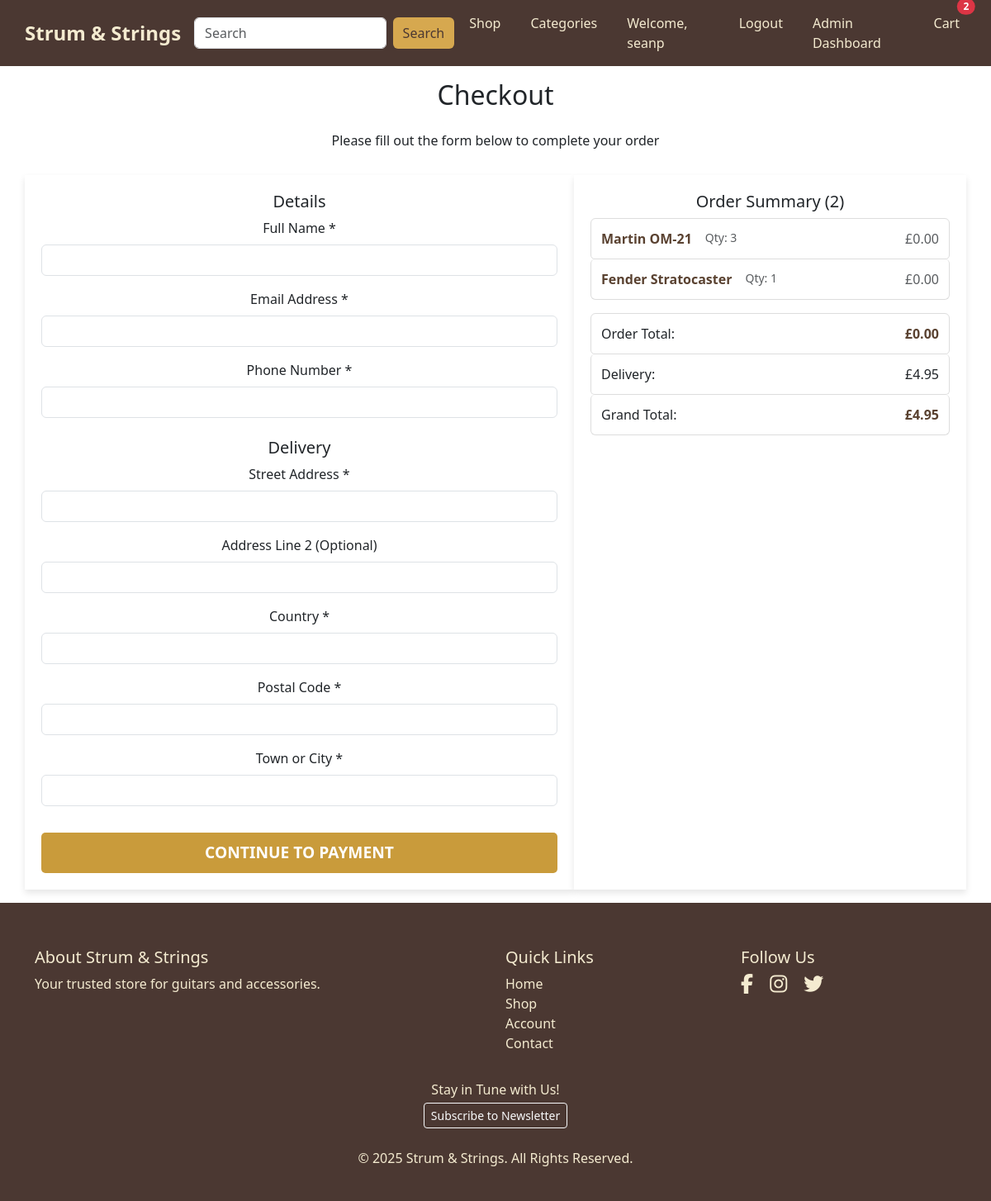
The page /cart/checkout/ (signed in) on the database as committed earlier.
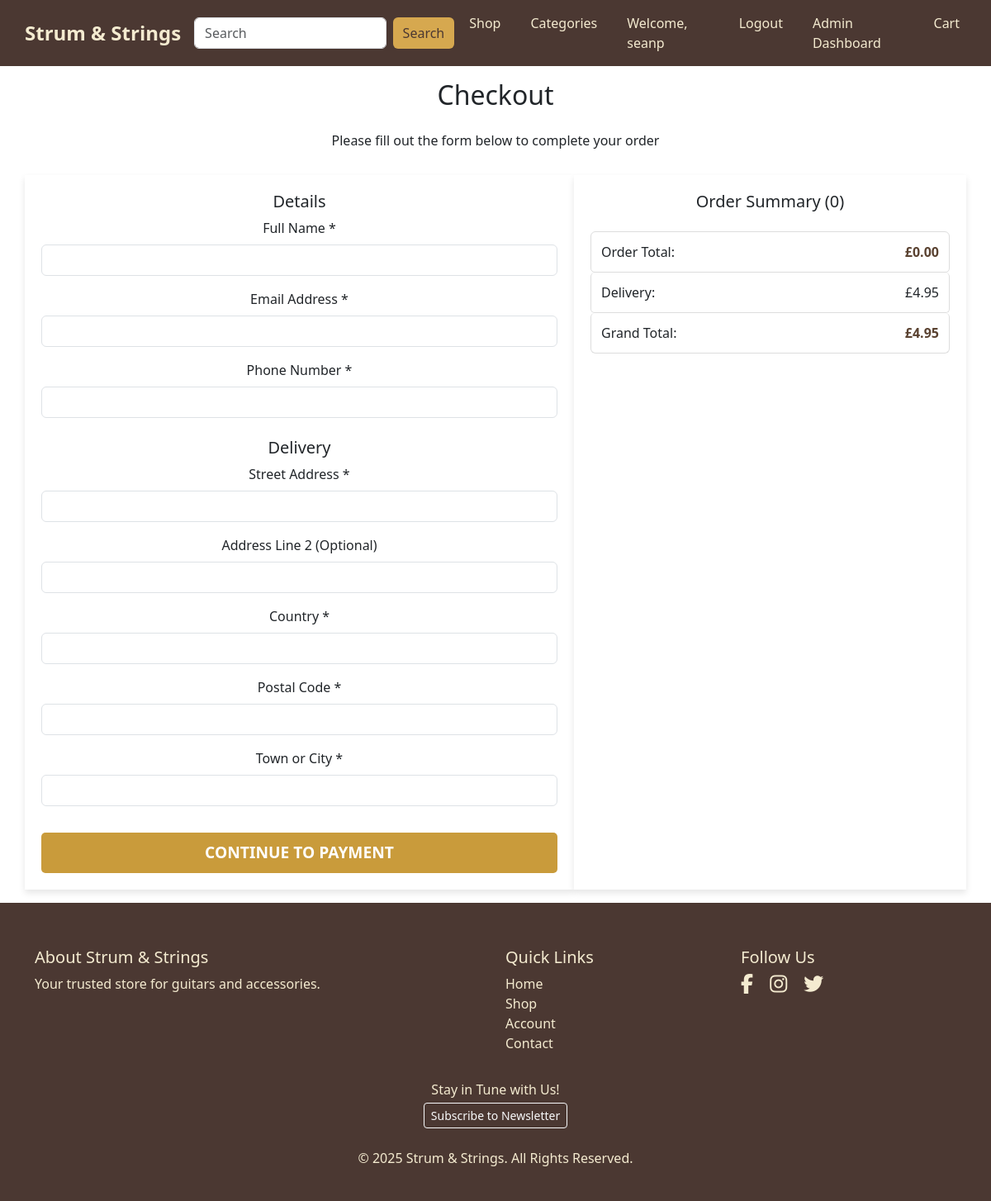
The same page on the database as committed later.
### cart/models.py (models this page shows, shortened)
class CartItem(models.Model):
    user = models.ForeignKey(User, on_delete=models.CASCADE)
    product = models.ForeignKey(Product, on_delete=models.CASCADE)
    quantity = models.PositiveIntegerField(default=1)
    added_on = models.DateTimeField(auto_now_add=True)

### products/models.py (models this page shows, shortened)
class Product(models.Model):
    name = models.CharField(max_length=200)
    brand = models.CharField(
        max_length=100,
        help_text="e.g. Gibson, Martin, Yamaha, Fender, etc.",
        default="Unknown",
    )
    category = models.ForeignKey(
        Category,
        on_delete=models.CASCADE,
        related_name='products'
    )
    model = models.CharField(
        max_length=100,
        help_text="e.g. Stratocaster, Les Paul, Dreadnought, etc."
    )
    image = CloudinaryField(
        "image",
        blank=True,
        null=True,
        help_text="Upload product image to Cloudinary."
    )
    short_description = models.TextField(blank=True)
    price = models.DecimalField(
        max_digits=8,
        decimal_places=2,
        default=0.00,
        help_text="Price in GBP (e.g. 499.99)"
    )

### cart/views.py (the view, shortened to what this page needs)
# urls.py: path('checkout/', views.checkout, name='checkout'),
@login_required
def checkout(request):
    cart_items = CartItem.objects.filter(user=request.user)
    for item in cart_items:
        item.subtotal = item.product.price * item.quantity
    total = sum(item.subtotal for item in cart_items)
    delivery_fee = Decimal('0.00')
    free_delivery_threshold = Decimal('50.00')
    if total < free_delivery_threshold:
        delivery_fee = Decimal('4.95')
    grand_total = total + delivery_fee
    return render(request, 'cart/checkout.html', {
        'cart_items': cart_items,
        'total': total,
        'delivery_fee': delivery_fee,
        'grand_total': grand_total,
        'stripe_public_key': settings.STRIPE_PUBLIC_KEY,
    })

### cart/context_processors.py (called while the page is built)
def cart_item_count(request):
    if request.user.is_authenticated:
        count = CartItem.objects.filter(user=request.user).count()
    else:
        count = 0
    return {'cart_item_count': count}

### cart/templates/cart/checkout.html (shortened to what this page needs)
{% extends 'base.html' %}
{% load static %}
{% block extra_css %}
{{ block.super }}
  <link rel="stylesheet" href="{% static 'cart/css/cart.css' %}">
{% endblock %}
{% block main_class %}container py-5 mt-5{% endblock %}
{% block content %}
<h2 class="mb-4">Checkout</h2>
<p class="mb-4">Please fill out the form below to complete your order</p>
<div class="row">
  <div class="col-md-7">
    <form method="post" id="checkout-form">
      <h5>Details</h5>
      <div class="mb-3">
        <label for="full_name" class="form-label">Full Name *</label>
        <input type="text" class="form-control" id="full_name" name="full_name" required>
      </div>
      <div class="mb-3">
        <label for="email" class="form-label">Email Address *</label>
        <input type="email" class="form-control" id="email" name="email" required>
      </div>
      <div class="mb-3">
        <label for="phone" class="form-label">Phone Number *</label>
        <input type="text" class="form-control" id="phone" name="phone" required>
      </div>
      <h5 class="mt-4">Delivery</h5>
      <div class="mb-3">
        <label for="street_address1" class="form-label">Street Address *</label>
        <input type="text" class="form-control" id="street_address1" name="street_address1" required>
      </div>
      <div class="mb-3">
        <label for="street_address2" class="form-label">Address Line 2 (Optional)</label>
        <input type="text" class="form-control" id="street_address2" name="street_address2">
      </div>
      <div class="mb-3">
        <label for="country" class="form-label">Country *</label>
        <input type="text" class="form-control" id="country" name="country" required>
      </div>
      <div class="mb-3">
        <label for="postal_code" class="form-label">Postal Code *</label>
        <input type="text" class="form-control" id="postal_code" name="postal_code" required>
      </div>
      <div class="mb-3">
        <label for="town_or_city" class="form-label">Town or City *</label>
        <input type="text" class="form-control" id="town_or_city" name="town_or_city" required>
      </div>
      <button type="submit" class="btn btn-primary mt-3">
        Continue to Payment
      </button>
    </form>
  </div>
  <div class="col-md-5">
    <h5>Order Summary ({{ cart_items|length }})</h5>
    <ul class="list-group mb-3">
      {% for item in cart_items %}
      <li class="list-group-item d-flex justify-content-between align-items-center">
        <div class="d-flex flex-column">
          <div class="d-flex justify-content-between">
            <strong>{{ item.product.name }}</strong>
            <small class="text-muted ms-3">Qty: {{ item.quantity }}</small>
          </div>
        </div>
        <span class="text-muted">£{{ item.subtotal|floatformat:2 }}</span>
      </li>
      {% endfor %}
    </ul>
    <ul class="list-group">
      <li class="list-group-item d-flex justify-content-between">
        <span>Order Total:</span>
        <strong>£{{ total|floatformat:2 }}</strong>
      </li>
      <li class="list-group-item d-flex justify-content-between">
        <span>Delivery:</span>
        <span>£{{ delivery_fee|floatformat:2 }}</span>
      </li>
      <li class="list-group-item d-flex justify-content-between">
        <span>Grand Total:</span>
        <strong>£{{ grand_total|floatformat:2 }}</strong>
      </li>
    </ul>
  </div>
</div>
{% endblock %}

### templates/base.html (shortened to what the changed rows need)
{% load static %}
<!DOCTYPE html>
<html lang="en">
  <head>
    {% block corecss %}
    <link
      rel="stylesheet"
      href="https://cdn.jsdelivr.net/npm/bootstrap@5.3.0/dist/css/bootstrap.min.css"
    />
    <link
      rel="stylesheet"
      href="https://cdnjs.cloudflare.com/ajax/libs/font-awesome/6.4.2/css/all.min.css"
    />
    {% endblock %} {% block extra_css %}
    <link rel="stylesheet" href="{% static 'css/base.css' %}" />
    {% endblock %}
  </head>
  <body>
    <div class="wrapper d-flex flex-column">
      <header class="fixed-top">
        <nav class="navbar navbar-expand-lg navbar-dark container-fluid">
          <div class="collapse navbar-collapse" id="navbarNav">
            <ul
              class="navbar-nav ms-auto list-inline list-unstyled"
              id="nav-links-one"
            >
              <li class="nav-item">
                <a
                  class="nav-link position-relative"
                  href="{% url 'cart:view_cart' %}"
                >
                  Cart {% if cart_item_count > 0 %}
                  <span
                    class="position-absolute top-0 start-100 translate-middle badge rounded-pill bg-danger"
                  >
                    {{ cart_item_count }}
                  </span>
                  {% endif %}
                </a>
              </li>
            </ul>
          </div>
        </nav>
      </header>
      <main class="{% block main_class %}flex-grow-1{% endblock %}">
        {% block content %}{% endblock %}
      </main>
    </div>
  </body>
</html>

Rows that differ between the two databases and show on the page:
removed CartItem: product.name "Martin OM-21", quantity "3", subtotal "0.00"
removed CartItem: product.name "Fender Stratocaster", quantity "1", subtotal "0.00"
Other text that changed with them:
{{ cart_items|length }}: "2" → "0"
{{ cart_item_count }}: "2" → (not shown)
